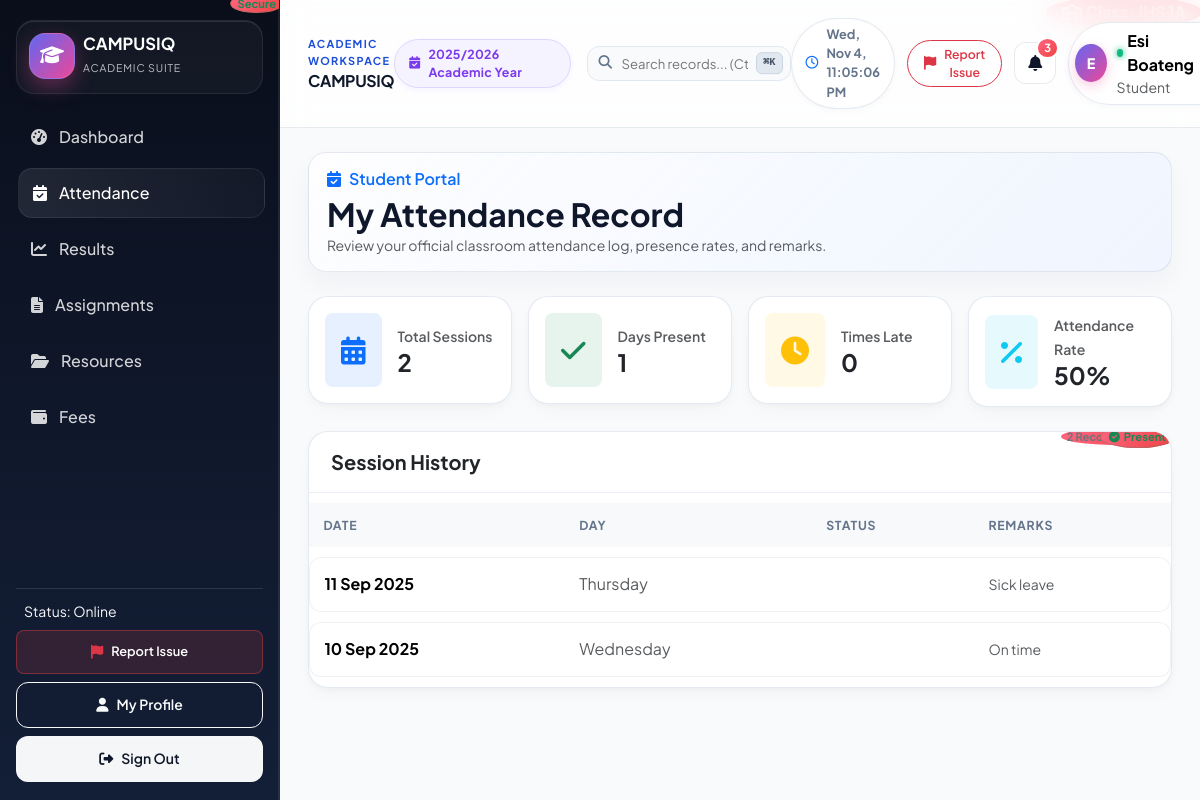
The page /student/attendance.php (signed in) on the database its author committed.
### tables this page shows
CREATE TABLE `school_settings` (
  `id` int(11) NOT NULL AUTO_INCREMENT,
  `school_name` varchar(200) NOT NULL,
  `motto` varchar(255) DEFAULT 'Excellence Through Education',
  `school_logo` varchar(255) DEFAULT NULL,
  `primary_color` varchar(30) DEFAULT '#1d4ed8',
  `address` text DEFAULT NULL,
  `phone` varchar(30) DEFAULT NULL,
  `email` varchar(150) DEFAULT NULL,
  `website` varchar(200) DEFAULT NULL,
  `currency` varchar(10) NOT NULL DEFAULT 'GH???',
  `academic_year_id` int(11) DEFAULT NULL,
  `term_id` int(11) DEFAULT NULL,
  `grading_system` text DEFAULT NULL,
  `paystack_public_key` varchar(255) DEFAULT NULL,
  `paystack_secret_key` varchar(255) DEFAULT NULL,
  `paystack_test_mode` tinyint(1) NOT NULL DEFAULT 1,
  `created_at` timestamp NOT NULL DEFAULT current_timestamp(),
  `updated_at` timestamp NOT NULL DEFAULT current_timestamp() ON UPDATE current_timestamp(),
  PRIMARY KEY (`id`),
  KEY `academic_year_id` (`academic_year_id`),
  KEY `term_id` (`term_id`),
  CONSTRAINT `school_settings_ibfk_1` FOREIGN KEY (`academic_year_id`) REFERENCES `academic_years` (`id`) ON DELETE SET NULL,
  CONSTRAINT `school_settings_ibfk_2` FOREIGN KEY (`term_id`) REFERENCES `terms` (`id`) ON DELETE SET NULL
);

CREATE TABLE `attendance` (
  `id` int(11) NOT NULL AUTO_INCREMENT,
  `student_id` int(11) NOT NULL,
  `class_id` int(11) NOT NULL,
  `date` date NOT NULL,
  `status` enum('Present','Absent','Late','Excused') NOT NULL,
  `remarks` varchar(255) DEFAULT NULL,
  `recorded_by` int(11) NOT NULL,
  `updated_by` int(11) DEFAULT NULL,
  `updated_from_status` enum('Present','Absent','Late','Excused') DEFAULT NULL,
  `update_reason` varchar(255) DEFAULT NULL,
  `updated_at` timestamp NULL DEFAULT NULL,
  `created_at` timestamp NOT NULL DEFAULT current_timestamp(),
  PRIMARY KEY (`id`),
  UNIQUE KEY `uq_attendance_student_date` (`student_id`,`date`),
  KEY `recorded_by` (`recorded_by`),
  KEY `updated_by` (`updated_by`),
  KEY `idx_attendance_class_date` (`class_id`,`date`),
  CONSTRAINT `attendance_ibfk_1` FOREIGN KEY (`student_id`) REFERENCES `students` (`id`) ON DELETE CASCADE,
  CONSTRAINT `attendance_ibfk_2` FOREIGN KEY (`class_id`) REFERENCES `classes` (`id`) ON DELETE CASCADE,
  CONSTRAINT `attendance_ibfk_3` FOREIGN KEY (`recorded_by`) REFERENCES `users` (`id`) ON DELETE CASCADE,
  CONSTRAINT `attendance_ibfk_4` FOREIGN KEY (`updated_by`) REFERENCES `users` (`id`) ON DELETE SET NULL
);

### student/attendance.php (the view, shortened to what the rows shown need)
<?php
require_once __DIR__ . '/../config/app.php';
require_once __DIR__ . '/../includes/auth.php';
$db = getDb();
$user = currentUser();
$stmtStudent = $db->prepare('SELECT s.*, c.name as class_name FROM students s LEFT JOIN classes c ON c.id = s.class_id WHERE s.user_id = :uid LIMIT 1');
$stmtStudent->execute(['uid' => $user['id']]);
$student = $stmtStudent->fetch();
$studentId = (int)($student['id'] ?? 0);
$records = [];
if ($studentId > 0) {
    $stmtAtt = $db->prepare('SELECT * FROM attendance WHERE student_id = :sid ORDER BY date DESC');
    $stmtAtt->execute(['sid' => $studentId]);
    $records = $stmtAtt->fetchAll();
}
require_once __DIR__ . '/../includes/header.php';
?>
<div class="page-header d-flex flex-wrap justify-content-between align-items-center gap-3">
    <div>
        <h2 class="fw-bold mb-0">My Attendance Record</h2>
    </div>
</div>
<div class="card p-0 border-0 shadow-sm overflow-hidden">
    <div class="table-responsive">
        <table class="table table-hover align-middle mb-0">
            <thead class="table-light">
                <tr>
                    <th>Date</th>
                    <th>Day</th>
                    <th>Status</th>
                    <th>Remarks</th>
                </tr>
            </thead>
            <tbody>
                <?php if (empty($records)): ?>
                    <tr>
                        <td colspan="4" class="text-center py-5 text-muted">
                            <i class="fa-solid fa-calendar-xmark fs-2 text-secondary opacity-50 mb-2 d-block"></i>
                            No attendance records entered for you yet.
                        </td>
                    </tr>
                <?php else: ?>
                    <?php foreach ($records as $r): ?>
                        <tr>
                            <td>
                                <strong><?php echo date('d M Y', strtotime($r['date'])); ?></strong>
                            </td>
                            <td>
                                <span class="text-muted"><?php echo date('l', strtotime($r['date'])); ?></span>
                            </td>
                            <td>
                                <?php if ($r['status'] === 'Present'): ?>
                                    <span class="badge bg-success bg-opacity-10 text-success border border-success border-opacity-25 px-2 py-1">
                                        <i class="fa-solid fa-circle-check me-1"></i>Present
                                    </span>
                                <?php elseif ($r['status'] === 'Late'): ?>
                                    <span class="badge bg-warning bg-opacity-10 text-warning border border-warning border-opacity-25 px-2 py-1">
                                        <i class="fa-solid fa-clock me-1"></i>Late
                                    </span>
                                <?php elseif ($r['status'] === 'Excused'): ?>
                                    <span class="badge bg-info bg-opacity-10 text-info border border-info border-opacity-25 px-2 py-1">
                                        <i class="fa-solid fa-shield me-1"></i>Excused
                                    </span>
                                <?php else: ?>
                                    <span class="badge bg-danger bg-opacity-10 text-danger border border-danger border-opacity-25 px-2 py-1">
                                        <i class="fa-solid fa-circle-xmark me-1"></i>Absent
                                    </span>
                                <?php endif; ?>
                            </td>
                            <td>
                                <span class="text-muted small"><?php echo e($r['remarks'] ?: '—'); ?></span>
                            </td>
                        </tr>
                    <?php endforeach; ?>
                <?php endif; ?>
            </tbody>
        </table>
    </div>
</div>
<?php require_once __DIR__ . '/../includes/footer.php'; ?>

### includes/header.php (shortened to what the rows shown need)
<?php
require_once __DIR__ . '/../config/app.php';
require_once __DIR__ . '/../includes/auth.php';
$baseUrl = baseUrl();
$settings = getSchoolSettings();
$user = currentUser();
$role = $user['role'] ?? 'guest';
function navItems(string $role, string $baseUrl): array
{
    return $items[$role] ?? $items['student'];
}
?><!DOCTYPE html>
<html lang="en">
<head>
    <link href="https://cdn.jsdelivr.net/npm/bootstrap@5.3.3/dist/css/bootstrap.min.css" rel="stylesheet">
    <link rel="stylesheet" href="https://cdnjs.cloudflare.com/ajax/libs/font-awesome/6.5.2/css/all.min.css">
    <link rel="stylesheet" href="<?php echo $baseUrl ? $baseUrl : ''; ?>/assets/css/style.css?v=<?php echo filemtime(__DIR__ . '/../assets/css/style.css'); ?>">
</head>
<body>
<?php if (isLoggedIn()):
    $currentUri = $_SERVER['REQUEST_URI'] ?? '';
?>
<div class="app-shell">
    <aside class="sidebar offcanvas-lg offcanvas-start" id="sidebarNav" tabindex="-1" aria-labelledby="sidebarNavLabel">
        <div class="brand-box d-flex align-items-center justify-content-between">
            <div class="d-flex align-items-center gap-2 min-w-0">
                <div class="brand-mark flex-shrink-0"><i class="fa-solid fa-graduation-cap"></i></div>
                <div class="brand-copy min-w-0">
                    <div class="brand-name text-truncate" id="sidebarNavLabel"><?php echo e($settings['school_name']); ?></div>
                    <small class="brand-tag">Academic Suite</small>
                </div>
            </div>
        </div>
        <nav class="nav-menu">
            <?php foreach (navItems($role, $baseUrl) as $item):
                $isActive = (parse_url($item['url'], PHP_URL_PATH) === parse_url($currentUri, PHP_URL_PATH));
            ?>
                <a href="<?php echo $item['url']; ?>" class="nav-item <?php echo $isActive ? 'active' : ''; ?>">
                    <i class="fa-solid <?php echo $item['icon']; ?>"></i>
                    <span><?php echo e($item['label']); ?></span>
                </a>
            <?php endforeach; ?>
        </nav>
        <div class="sidebar-footer">
            <div class="mb-2 px-2 d-flex align-items-center justify-content-between">
                <span class="system-status-indicator small text-light">Status: Online</span>
                <span class="badge bg-success bg-opacity-25 text-success border border-success border-opacity-25">Secure</span>
            </div>
            <button type="button" class="btn btn-sm w-100 mb-2 d-flex align-items-center justify-content-center gap-2 rounded-3 text-white" data-bs-toggle="modal" data-bs-target="#reportSystemConcernModal" style="border: 1px solid rgba(239, 68, 68, 0.4); background: rgba(239, 68, 68, 0.15);">
                <i class="fa-solid fa-flag text-danger"></i>
                <span style="font-size: 0.8rem;">Report Issue</span>
            </button>
            <a href="<?php echo $baseUrl; ?>/profile.php" class="btn btn-outline-light btn-sm w-100 mb-2"><i class="fa-solid fa-user me-2"></i>My Profile</a>
            <a href="<?php echo $baseUrl; ?>/logout.php" class="btn btn-light btn-sm w-100"><i class="fa-solid fa-right-from-bracket me-2"></i>Sign Out</a>
        </div>
    </aside>
    <div class="main-panel">
        <nav class="topbar">
            <div class="d-flex align-items-center gap-2 min-w-0">
                <div class="min-w-0">
                    <div class="workspace-kicker d-none d-sm-block">Academic Workspace</div>
                    <h4 class="page-title mb-0 text-truncate fs-6 fw-bold"><?php echo e($settings['school_name']); ?></h4>
                </div>
            </div>
            <div class="d-none d-lg-flex align-items-center gap-3">
                <span class="session-badge">
                    <i class="fa-solid fa-calendar-check me-2"></i>2025/2026 Academic Year
                </span>
                <div class="search-box">
                    <input type="text" id="globalSearch" placeholder="Search records... (Ctrl + K)">
                    <span class="search-kbd">⌘K</span>
                </div>
            </div>
            <div class="topbar-actions">
                <div class="live-clock d-none d-md-inline-flex">
                    <i class="fa-regular fa-clock text-primary"></i>
                    <span id="headerLiveClock"></span>
                </div>
                <button class="btn btn-sm btn-outline-danger d-inline-flex align-items-center gap-2 rounded-pill px-3 py-1 shadow-xs bg-white border-opacity-75" type="button" data-bs-toggle="modal" data-bs-target="#reportSystemConcernModal" title="Report System Concern / Suggestion">
                    <i class="fa-solid fa-flag text-danger"></i>
                    <span class="d-none d-md-inline small fw-semibold text-danger">Report Issue</span>
                </button>
                <div class="dropdown">
                    <button class="icon-button" type="button" data-bs-toggle="dropdown" aria-expanded="false" title="Notifications">
                        <i class="fa-solid fa-bell"></i>
                        <span class="badge">3</span>
                    </button>
                </div>
                <div class="dropdown">
                    <button class="profile-pill border-0 text-start bg-white" type="button" data-bs-toggle="dropdown" aria-expanded="false" title="Account Menu">
                        <?php
                            $hdrPhoto = $user['photo'] ?? null;
                            $hasHdrPhoto = !empty($hdrPhoto) && file_exists(__DIR__ . '/../' . ltrim($hdrPhoto, '/\\'));
                        ?>
                        <?php if ($hasHdrPhoto): ?>
                            <img src="<?php echo $baseUrl . '/' . ltrim($hdrPhoto, '/\\'); ?>" alt="Avatar" class="avatar-sm rounded-circle object-fit-cover shadow-sm">
                        <?php else: ?>
                            <div class="avatar-sm">
                                <?php echo strtoupper(substr($user['name'] ?? 'U', 0, 1)); ?>
                            </div>
                        <?php endif; ?>
                        <div class="d-none d-sm-block">
                            <div class="d-flex align-items-center">
                                <span class="online-dot"></span>
                                <strong><?php echo e($user['name'] ?? 'User'); ?></strong>
                            </div>
                            <small class="text-muted"><?php echo e(userRoleLabel($role)); ?></small>
                        </div>
                    </button>
                </div>
            </div>
        </nav>
        <main class="content-area">
<?php else: ?>
<div class="auth-page">
<?php endif; ?>

### rows shown on the page
school_settings: school_name "CAMPUSIQ"
attendance: date "11 Sep 2025", date "Thursday", status "Absent" (drawn), remarks "Sick leave"
attendance: date "10 Sep 2025", date "Wednesday", status "Present" (drawn), remarks "On time"

### other values the page prints
$item['label'] "Dashboard"
$item['label'] "Attendance"
$item['label'] "Results"
$item['label'] "Assignments"
$item['label'] "Resources"
$item['label'] "Fees"
substr($user['name'] ?? 'U', 0, 1) "E"
$user['name'] "Esi Boateng"
userRoleLabel($role) "Student"
$totalDays "2"
$presentDays "1"
$lateDays "0"
$attendanceRate "50"
count($records) "2"
